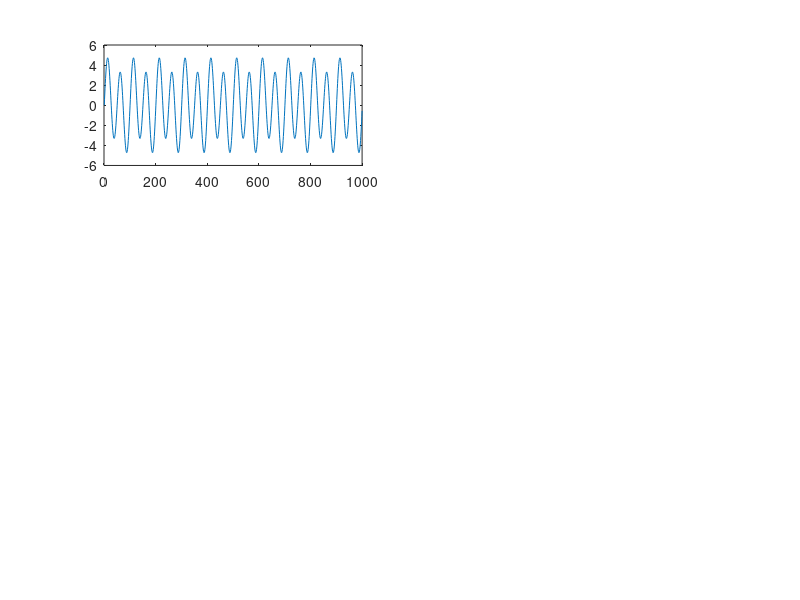

Write the MATLAB code that produced this figure. (Note: this script raises an error after producing the figure.)
%Ejercicio 1

T=0.001;
Fm = 1/T;
t_ini = 0;
t_fin = 1;
t=t_ini:T:t_fin-T;


s = sin(2*pi*10*t) + 4*sin(2*pi*20*t);

subplot(3,2,1);
plot(s);

% 1 Calculo la transformada y grafico

%Armo el eje de frecuencias
df= Fm/length(t);%delta de f o resolucion de frecuencias
freq = -Fm/2:df:Fm/2-df;%1 es la frecuencia inicial (+-)Fm/2 es la frecuencia nyquist

fsp = fftp(s);
subplot(3,2,2);
plot(freq,fsp);

% 2 Verificacion del teorema de parseval

Es=ceil(sum(s.^2)); %me devuelve un numero con comas (todos ceros) por eso uso el ceil para truncarlo
Ef=(1/length(s))*sum(abs(fsp).^2);


if (Es == Ef)
	disp("Se cumple el teorema de parseval");
else
	disp("No se cumple el teorema de parseval");
endif

% 3 Con la señal +4

s1 = s+4;

fsp1 = fftp(s1);
subplot(3,2,3); 
plot(freq,fsp1);

%es como si hubiese sumado un delta de dirac (impulso en discreto) con un valor de amplitud 4*la amplitud del delta


% 4 Con f1=10 y f2=11

s2 = sin(2*pi*10*t) + 4*sin(2*pi*11*t);

fsp2 = fftp(s2);
subplot(3,2,4); 
plot(freq,fsp2);

%Se nota que la definicion en frecuencia no es lo suficientemente buena para representar frecuencias cercanas

% 5 Con f1=10 y f2=10.5

s3 = sin(2*pi*10*t) + 4*sin(2*pi*10.5*t);

fsp3 = fftp(s3);
subplot(3,2,5); 
plot(freq,fsp3);

%Se nota que la definicion en frecuencia no es lo suficientemente buena para representar frecuencias cercanas

% 6 Con t_fin = 0,72
t_ini = 0;
t_fin = 0.72;
t1=t_ini:T:t_fin-T;
df1= Fm/length(t1);
freq1 = -Fm/2:df1:Fm/2-df1;

s4 = sin(2*pi*10*t1) + 4*sin(2*pi*11*t1);

fsp4 = fftp(s4);
subplot(3,2,6); 
plot(freq1,fsp4);

%al reducir el tiempo total aumenta la definicion en frecuencias
